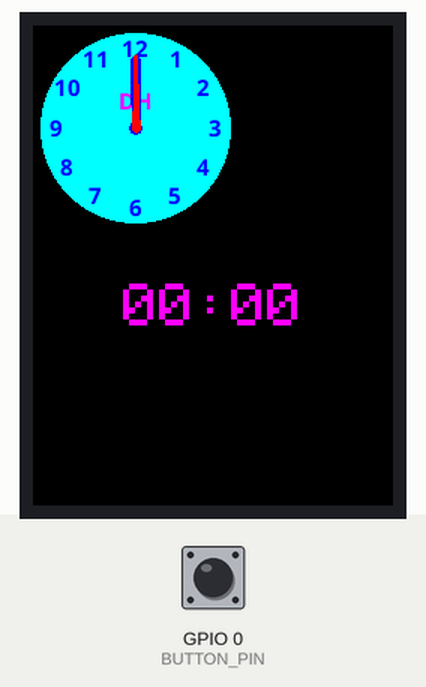
Simulated run of this sketch. Board: ESP32. On the bench: 240×320 colour display. The inputs (shaded band) are chosen by the test bench; at power-on: GPIO 0 (BUTTON_PIN) HIGH. WiFi joins after 1.5 s; servers stay silent unless stated; what the sketch prints to the serial monitor is not drawn.

Above: at 1.8 s.
At 2.19 s:
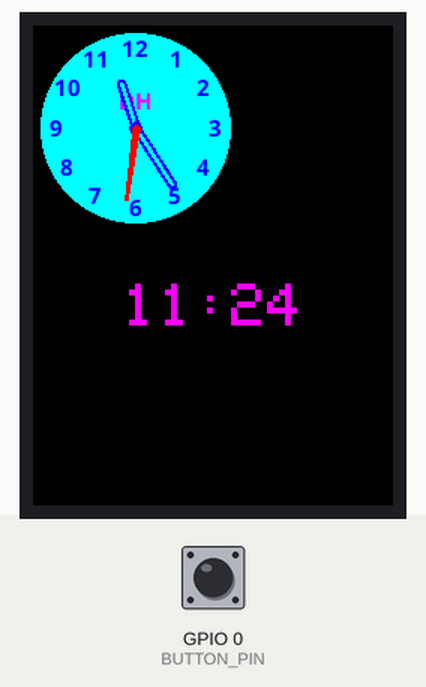
At 2.99 s:
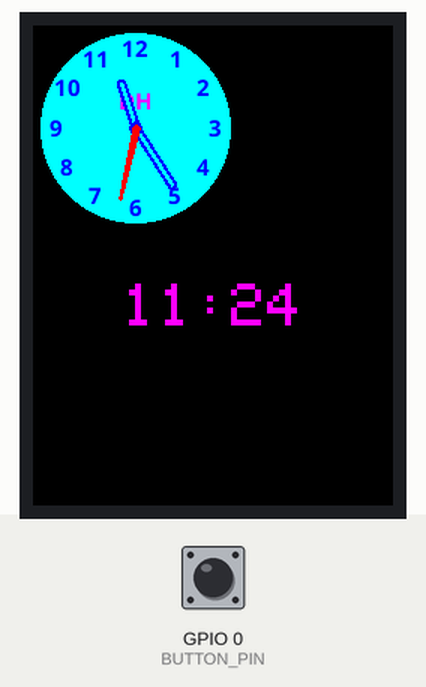

The sketch:

clock_good.ino
```cpp
// Sketch to draw an analogue clock on the screen
// This uses anti-aliased drawing functions that are built into TFT_eSPI

// Anti-aliased lines can be drawn with sub-pixel resolution and permit lines to be
// drawn with less jaggedness.

// Based on a sketch by DavyLandman:
// https://github.com/Bodmer/TFT_eSPI/issues/905

#include "WiFi.h"

#include <WiFiManager.h>

#include <Arduino.h>
#include <TFT_eSPI.h> // Master copy here: https://github.com/Bodmer/TFT_eSPI
#include <SPI.h>

#include "NotoSansBold15.h"

TFT_eSPI tft = TFT_eSPI();  // Invoke library, pins defined in User_Setup.h
TFT_eSprite face = TFT_eSprite(&tft);

#define CLOCK_X_POS 10
#define CLOCK_Y_POS 10

#define CLOCK_FG   TFT_BLUE
#define CLOCK_BG   TFT_CYAN
#define SECCOND_FG TFT_RED
#define LABEL_FG   TFT_MAGENTA

#define CLOCK_R       127.0f / 2.0f // Clock face radius (float type)
#define H_HAND_LENGTH CLOCK_R/2.0f
#define M_HAND_LENGTH CLOCK_R/1.4f
#define S_HAND_LENGTH CLOCK_R/1.3f

#define FACE_W CLOCK_R * 2 + 1
#define FACE_H CLOCK_R * 2 + 1

// Calculate 1 second increment angles. Hours and minute hand angles
// change every second so we see smooth sub-pixel movement
#define SECOND_ANGLE 360.0 / 60.0
#define MINUTE_ANGLE SECOND_ANGLE / 60.0
#define HOUR_ANGLE   MINUTE_ANGLE / 12.0

// Sprite width and height
#define FACE_W CLOCK_R * 2 + 1
#define FACE_H CLOCK_R * 2 + 1

// Time h:m:s
uint8_t h = 0, m = 0, s = 0;

float time_secs = h * 3600 + m * 60 + s;

// Load header after time_secs global variable has been created so it is in scope
#include "NTP_Time.h" // Attached to this sketch, see that tab for library needs

// Time for next tick
uint32_t targetTime = 0;

// long press to reset wifi
#define BUTTON_PIN 0
const unsigned long LONG_PRESS_DURATION = 3000; // 3 seconds
bool buttonPressed = false;
unsigned long buttonPressStart = 0;

// dump some details of the WiFi connection (if any) to the serial line
void print_wifi_info ()
{
  if (WiFi.status() == WL_CONNECTED)
  {
    Serial.print("Connected to WiFi network: ");
    Serial.println(WiFi.SSID());
    Serial.print("IP address: ");
    Serial.println(WiFi.localIP());
    Serial.print("Gateway address: ");
    Serial.println(WiFi.gatewayIP());
    Serial.print("Subnet mask: ");
    Serial.println(WiFi.subnetMask());
    Serial.print("MAC address: ");
    Serial.println(WiFi.macAddress());
  }
  else
  {
    Serial.println("WiFi not connected");
    Serial.print("MAC address: ");
    Serial.println(WiFi.macAddress());
  }
}

void wifi_connect( float timeout = 15 ) {
  unsigned long deadline;
  WiFiManager wm;

  // If WiFi credentials already exist, ESP will try to connect automatically.
  // If it fails, it will start a configuration portal (AP).
  bool res = wm.autoConnect("ESP32-Clock", "12345678"); // AP SSID & password

  deadline = millis() + (unsigned long)(timeout * 1000);

  while ((WiFi.status() != WL_CONNECTED) && (millis() < deadline))
  {
    delay(500);
    Serial.print(".");
  }
  Serial.println("");
  if (!res) {
    Serial.println("Failed to connect, starting AP mode");
  } else {
    Serial.println("Connected to WiFi!");
    print_wifi_info();
  }
}

// wifi reset button
void reset_wifi() {
  WiFiManager wm;
  wm.resetSettings();
  Serial.println("WiFi credentials erased.");
  delay(1000);
  ESP.restart();
}

// =========================================================================
// Setup
// =========================================================================
void setup() {
  // format time space saved
  char* formatted = FormatTime(time_secs);

  Serial.begin(115200);
  Serial.println("Booting...");

  pinMode(BUTTON_PIN, INPUT_PULLUP); // HIGH = not pressed, LOW = pressed

  wifi_connect();

  // Initialise the screen
  tft.init();

  // Ideally set orientation for good viewing angle range because
  // the anti-aliasing effectiveness varies with screen viewing angle
  // Usually this is when screen ribbon connector is at the bottom
  tft.setRotation(0);
  tft.fillScreen(TFT_BLACK);

  // Create the clock face sprite
  //face.setColorDepth(8); // 8-bit will work, but reduces effectiveness of anti-aliasing
  face.createSprite(FACE_W, FACE_H);

  // Only 1 font used in the sprite, so can remain loaded
  face.loadFont(NotoSansBold15);

  // Draw the whole clock - NTP time not available yet
  renderFace(time_secs);

  targetTime = millis() + 100;
}

// =========================================================================
// Loop
// =========================================================================
void loop() {
  // --- Button long press detection ---
  bool currentState = digitalRead(BUTTON_PIN) == LOW;

  if (currentState && !buttonPressed) {
    buttonPressed = true;
    buttonPressStart = millis();
  }

  if (!currentState && buttonPressed) {
    buttonPressed = false;
  }

  if (buttonPressed && (millis() - buttonPressStart >= LONG_PRESS_DURATION)) {
    Serial.println("Long press detected -> resetting WiFi...");
    reset_wifi();
    buttonPressed = false; // Prevent multiple triggers
  }

  // Update time periodically
  if (targetTime < millis()) {

    // Update next tick time in 100 milliseconds for smooth movement
    targetTime = millis() + 100;

    // Increment time by 100 milliseconds
    time_secs += 0.100;

    // Midnight roll-over
    if (time_secs >= (60 * 60 * 24)) time_secs = 0;

    if (fabs(fmod(time_secs, 60.0)) < 0.1) {
      char* formatted = FormatTime(time_secs+3600);
      Serial.println(formatted);
      Serial.println("\n");
    }


    // All graphics are drawn in sprite to stop flicker
    renderFace(time_secs+3600);

    // Request time from NTP server and synchronise the local clock
    // (clock may pause since this may take >100ms)
    syncTime();
  }
}

// =========================================================================
// Draw the clock face in the sprite
// =========================================================================
static void renderFace(float t) {
  float h_angle = t * HOUR_ANGLE;
  float m_angle = t * MINUTE_ANGLE;
  float s_angle = t * SECOND_ANGLE;

  // The face is completely redrawn - this can be done quickly
  face.fillSprite(TFT_BLACK);

  // Draw the face circle
  face.fillSmoothCircle( CLOCK_R, CLOCK_R, CLOCK_R, CLOCK_BG );

  // Set text datum to middle centre and the colour
  face.setTextDatum(MC_DATUM);

  // The background colour will be read during the character rendering
  face.setTextColor(CLOCK_FG, CLOCK_BG);

  // Text offset adjustment
  constexpr uint32_t dialOffset = CLOCK_R - 10;

  float xp = 0.0, yp = 0.0; // Use float pixel position for smooth AA motion

  // Draw digits around clock perimeter
  for (uint32_t h = 1; h <= 12; h++) {
    getCoord(CLOCK_R, CLOCK_R, &xp, &yp, dialOffset, h * 360.0 / 12);
    face.drawNumber(h, xp, 2 + yp);
  }

  // Add "DH" monogram
  face.setTextColor(LABEL_FG, CLOCK_BG);
  face.drawString("DH", CLOCK_R, CLOCK_R * 0.75);

  // Draw minute hand
  getCoord(CLOCK_R, CLOCK_R, &xp, &yp, M_HAND_LENGTH, m_angle);
  face.drawWideLine(CLOCK_R, CLOCK_R, xp, yp, 6.0f, CLOCK_FG);
  face.drawWideLine(CLOCK_R, CLOCK_R, xp, yp, 2.0f, CLOCK_BG);

  // Draw hour hand
  getCoord(CLOCK_R, CLOCK_R, &xp, &yp, H_HAND_LENGTH, h_angle);
  face.drawWideLine(CLOCK_R, CLOCK_R, xp, yp, 6.0f, CLOCK_FG);
  face.drawWideLine(CLOCK_R, CLOCK_R, xp, yp, 2.0f, CLOCK_BG);

  // Draw the central pivot circle
  face.fillSmoothCircle(CLOCK_R, CLOCK_R, 4, CLOCK_FG);

  // Draw second hand
  getCoord(CLOCK_R, CLOCK_R, &xp, &yp, S_HAND_LENGTH, s_angle);
  face.drawWedgeLine(CLOCK_R, CLOCK_R, xp, yp, 2.5, 1.0, SECCOND_FG);
  face.pushSprite(5, 5, TFT_TRANSPARENT);

  // Draw digital time below the clock, directly on the screen
  char* formatted = FormatTime(time_secs+3600);
  tft.setTextColor(LABEL_FG, TFT_BLACK);  // Text color with screen background
  tft.setTextDatum(MC_DATUM);             // Centered text alignment
  tft.setTextSize(4);                     // Scale up built-in font (optional)
  tft.drawString(FormatTime((time_t)(t)), tft.width() / 2, FACE_H + 60);
}

// =========================================================================
// Get coordinates of end of a line, pivot at x,y, length r, angle a
// =========================================================================
// Coordinates are returned to caller via the xp and yp pointers
#define DEG2RAD 0.0174532925
void getCoord(int16_t x, int16_t y, float *xp, float *yp, int16_t r, float a)
{
  float sx1 = cos( (a - 90) * DEG2RAD);
  float sy1 = sin( (a - 90) * DEG2RAD);
  *xp =  sx1 * r + x;
  *yp =  sy1 * r + y;
}

// format time for output to serial monitor
// uses buffer for correct formatting

char* FormatTime(time_t t)
{
  static char buffer[6];  // "HH:MM" + null terminator
  sprintf(buffer, "%02d:%02d", hour(t), minute(t));
  return buffer;
}
```

Source omitted: NTP_Time.h (12153 bytes), toSansBold15.h (data table, 65776 bytes)
